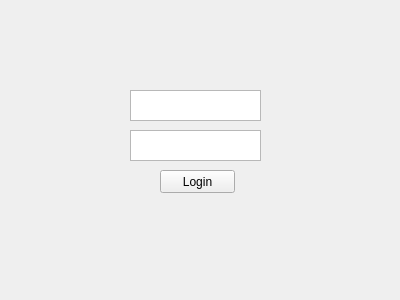
<?xml version="1.0" encoding="UTF-8"?>
<ui version="4.0">
 <class>loginO</class>
 <widget class="QWidget" name="loginO">
  <property name="geometry">
   <rect>
    <x>0</x>
    <y>0</y>
    <width>400</width>
    <height>300</height>
   </rect>
  </property>
  <property name="windowTitle">
   <string>Form</string>
  </property>
  <widget class="QPlainTextEdit" name="userName">
   <property name="geometry">
    <rect>
     <x>130</x>
     <y>90</y>
     <width>131</width>
     <height>31</height>
    </rect>
   </property>
  </widget>
  <widget class="QPushButton" name="loginB">
   <property name="geometry">
    <rect>
     <x>160</x>
     <y>170</y>
     <width>75</width>
     <height>23</height>
    </rect>
   </property>
   <property name="text">
    <string>Login</string>
   </property>
  </widget>
  <widget class="QLabel" name="verifyLogin">
   <property name="geometry">
    <rect>
     <x>160</x>
     <y>55</y>
     <width>71</width>
     <height>21</height>
    </rect>
   </property>
   <property name="text">
    <string/>
   </property>
  </widget>
  <widget class="QPlainTextEdit" name="userPassword">
   <property name="geometry">
    <rect>
     <x>130</x>
     <y>130</y>
     <width>131</width>
     <height>31</height>
    </rect>
   </property>
  </widget>
 </widget>
 <resources/>
 <connections/>
</ui>
